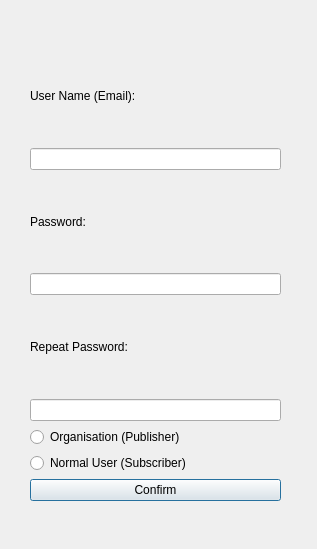
<?xml version="1.0" encoding="UTF-8"?>
<ui version="4.0">
 <class>RegistrationMenu</class>
 <widget class="QDialog" name="RegistrationMenu">
  <property name="geometry">
   <rect>
    <x>0</x>
    <y>0</y>
    <width>317</width>
    <height>549</height>
   </rect>
  </property>
  <property name="windowTitle">
   <string>Dialog</string>
  </property>
  <widget class="QWidget" name="">
   <property name="geometry">
    <rect>
     <x>30</x>
     <y>50</y>
     <width>251</width>
     <height>451</height>
    </rect>
   </property>
   <layout class="QVBoxLayout" name="verticalLayout_5">
    <item>
     <layout class="QVBoxLayout" name="verticalLayout">
      <item>
       <widget class="QLabel" name="label_Static_Username">
        <property name="text">
         <string>User Name (Email):</string>
        </property>
       </widget>
      </item>
      <item>
       <widget class="QLineEdit" name="lineEdit_Username"/>
      </item>
     </layout>
    </item>
    <item>
     <layout class="QVBoxLayout" name="verticalLayout_2">
      <item>
       <widget class="QLabel" name="label_Static_Password">
        <property name="text">
         <string>Password:</string>
        </property>
       </widget>
      </item>
      <item>
       <widget class="QLineEdit" name="lineEdit_Password"/>
      </item>
     </layout>
    </item>
    <item>
     <layout class="QVBoxLayout" name="verticalLayout_3">
      <item>
       <widget class="QLabel" name="label_Static_Repeat_Password">
        <property name="text">
         <string>Repeat Password:</string>
        </property>
       </widget>
      </item>
      <item>
       <widget class="QLineEdit" name="lineEdit_Repeat_Password"/>
      </item>
     </layout>
    </item>
    <item>
     <layout class="QVBoxLayout" name="verticalLayout_4">
      <item>
       <widget class="QRadioButton" name="radioButton_Organisation">
        <property name="text">
         <string>Organisation (Publisher)</string>
        </property>
       </widget>
      </item>
      <item>
       <widget class="QRadioButton" name="radioButton_NormalUser">
        <property name="text">
         <string>Normal User (Subscriber)</string>
        </property>
       </widget>
      </item>
     </layout>
    </item>
    <item>
     <widget class="QPushButton" name="pushButton_Confirm">
      <property name="text">
       <string>Confirm</string>
      </property>
     </widget>
    </item>
   </layout>
  </widget>
 </widget>
 <resources/>
 <connections/>
</ui>
